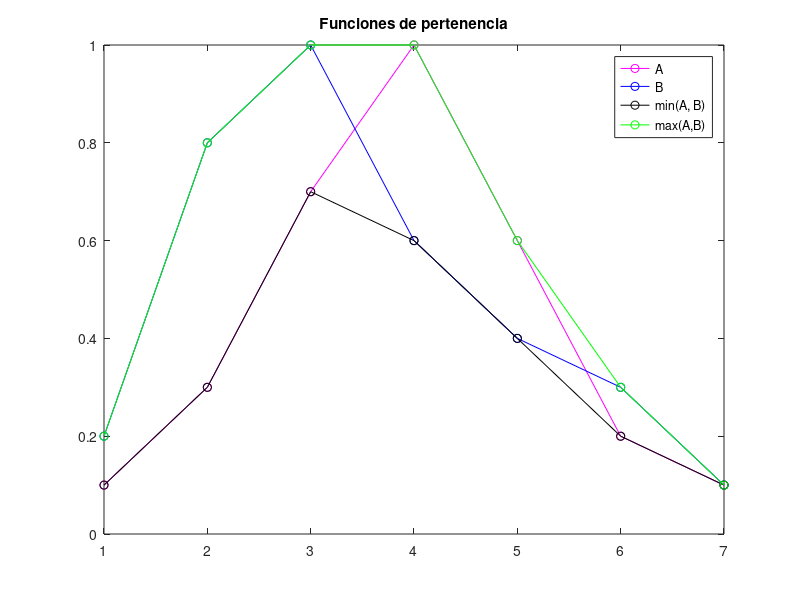

The MATLAB source for this figure:
%{
X = 1:10;

mu1_x = [0 0 0.2 0.5 0.7 1 0.7 0.5 0.2 0];

figure;
plot(X, mu1_x, 'om');
title('Funciones de pertenencia');
hold on;

mu2_x = [1 1 0.7 0.5 0.2 0 0 0 0 0];
plot(X, mu2_x, 'ob');

legend('Conjunto 1','Conjunto 2'); 
%}

X = 1:7;
mu1_a = [0.1 0.3 0.7 1.0 0.6 0.2 0.1];
mu2_b = [0.2 0.8 1.0 0.6 0.4 0.3 0.1];

figure;
plot(X, mu1_a, 'om-');
title('Funciones de pertenencia');
hold on;
plot(X, mu2_b, 'ob-');

%% A U B
U = min(min(mu1_a, [], 7), min(mu2_b, [], 7));
plot(X, U, 'ok-'); 
%% A ∩ B
I = max(max(mu1_a, [], 7), min(mu2_b, [], 7));
plot(X, I, 'og-'); 

legend('A','B', 'min(A, B)','max(A,B)');

%% C(B)
C = ones(1, 7) 

C = ones(1, 7)  - mu2_b;

%% C(A U B)
D =  ones(1, 7) - min(min(mu1_a, [], 7), min(mu2_b, [], 7));
 
%% C(C(A) ∩ B) 
E = ones(1, 7) - max(max((ones(1,7) - mu1_a), [], 7), max(mu2_b, [], 7));
